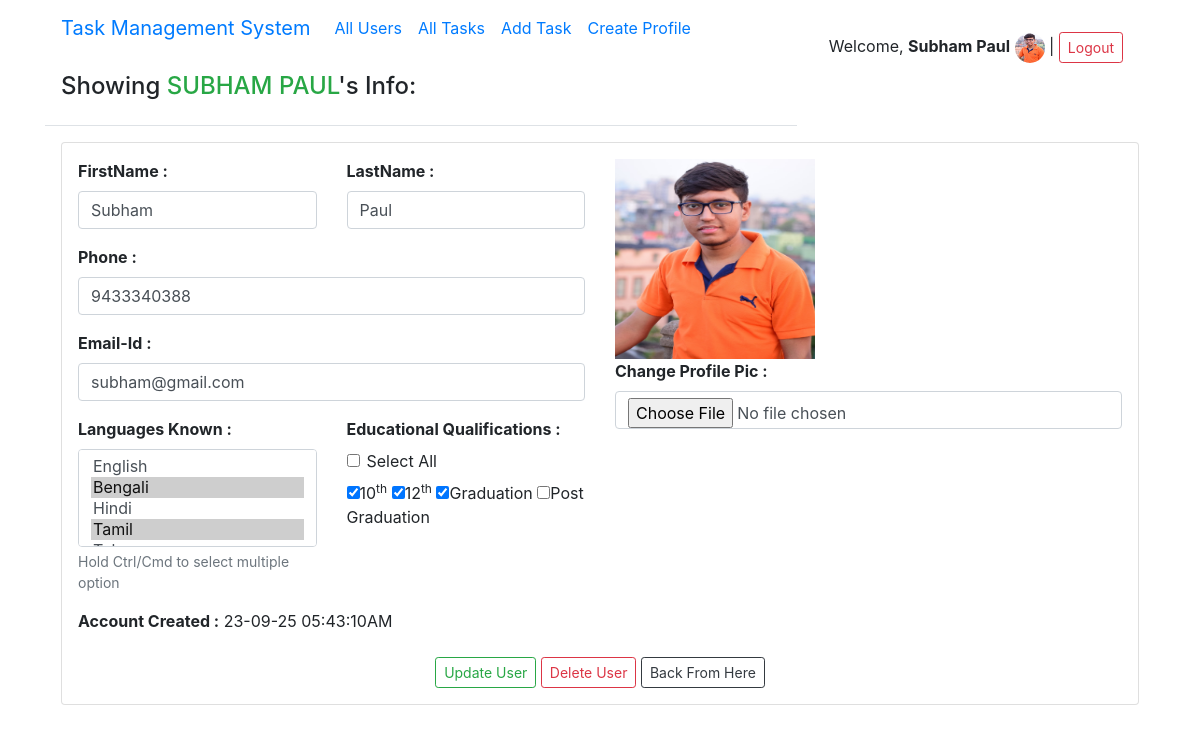
Screenshot of /view?uid=user-9486-1758606190 (signed in) with the database file from the repository.
### tables this page shows
CREATE TABLE `users` (
  `user_id` varchar(100) NOT NULL,
  `name` varchar(100) NOT NULL,
  `phone` varchar(20) NOT NULL,
  `email` varchar(100) NOT NULL,
  `pass1` varchar(255) NOT NULL,
  `educations` text NOT NULL,
  `languages` text NOT NULL,
  `profile_pic` varchar(255) NOT NULL,
  `role` varchar(10) NOT NULL DEFAULT 'regular',
  `created` timestamp NOT NULL DEFAULT current_timestamp()
);

### view.php (the view, shortened to what this page needs)
<!DOCTYPE html>
<html lang="en">
<head>
</head>
<body>
  <?php
  include_once("./assets/plugins.php");
  ?>
  <div class="container">
    <?php
      include_once("navbar.php");
  include_once("auth.php");
    $userId = !(empty($_GET['uid'])) ? $_GET['uid'] : null;
    if ($userId) {
      $con = new MYSQLi(HOST, USER, PASS, DB);
      if ($con->connect_error) die($con->connect_error);
      else {
        $SQL = "select * from users where user_id=?";
        $stmt = $con->prepare($SQL);
        $stmt->bind_param("s", $userId);
        $stmt->execute();
        $resultSet = $stmt->get_result();
        if ($rows = $resultSet->fetch_assoc()) {
          $nameArr = explode(" ", $rows['name']);
    ?>
          <header class="modal-header">
              <h4>Showing <span class="text-success"> <?php echo strtoupper($rows['name']); ?></span>'s Info:</h4>
          </header>
          <div class="card p-3 m-3">
            <form method="POST" enctype="multipart/form-data" action="update">
              <div class="row">
                <div class="col">
                  <div class="form-group">
                  <div class="row">
                    <div class="col">
                      <label for="editFname" class="font-weight-bold">FirstName :</label>
                      <input type="text" name="editFname" value="<?php echo $nameArr[0]; ?>" class="form-control">
                    </div>
                    <div class="col">
                      <label for="editLname" class="font-weight-bold">LastName :</label>
                      <input type="text" name="editLname" value="<?php echo $nameArr[1]; ?>" class="form-control">
                    </div>
                  </div>
                  </div>
                  <div class="form-group">
                    <label for="editPhone" class="font-weight-bold">Phone :</label>
                    <input type="number" name="editPhone" value="<?php echo $rows['phone']; ?>" class="form-control">
                  </div>
                  <div class="form-group">
                    <label for="editEmail" class="font-weight-bold">Email-Id :</label>
                    <input type="text" name="editEmail" value="<?php echo $rows['email']; ?>" class="form-control">
                  </div>
                  <div class="form-group">
                    <div class="row">
                      <div class="col">
                        <?php $languages = explode(",", $rows['languages']);
                        ?>
                        <label for="lang" class="font-weight-bold">Languages Known :</label>
                        <select multiple name="lang[]" class="form-control" required>
                          <option <?php if (in_array("English", $languages)) { echo "selected"; } ?>>English</option>
                          <option <?php if (in_array("Bengali", $languages)) { echo "selected"; } ?>>Bengali</option>
                          <option <?php if (in_array("Hindi", $languages)) { echo "selected"; } ?>>Hindi</option>
                          <option <?php if (in_array("Tamil", $languages)) { echo "selected"; } ?>>Tamil</option>
                          <option <?php if (in_array("Telegu", $languages)) { echo "selected"; } ?>>Telegu</option>
                        </select>
                        <small class="form-text text-muted">Hold Ctrl/Cmd to select multiple option</small>
                      </div>
                      <div class="col">
                        <?php $educations = explode(",", $rows['educations']);
                        ?>
                        <div class="form-group">
                          <label for="ch" class="font-weight-bold">Educational Qualifications :</label>
                          <div class="form-check">
                            <input type="checkbox" class="form-check-input" onchange="checkAll(this)" name="ch_all" id="ch_all">
                            <label for="ch_all">Select All</label>
                          </div>
                          <input type="checkbox" name="ch[]" id="ch1" value="10th"
                          <?php if (in_array("10th", $educations)) { echo "checked"; } ?>>10<sup>th</sup>
                          <input type="checkbox" name="ch[]" id="ch2" value="12th"
                          <?php if (in_array("12th", $educations)) { echo "checked"; } ?>>12<sup>th</sup>
                          <input type="checkbox" name="ch[]" id="ch3" value="Graduation"
                          <?php if (in_array("Graduation", $educations)) { echo "checked"; } ?>>Graduation
                          <input type="checkbox" name="ch[]" id="ch4" value="Post-Graduation"
                          <?php if (in_array("Post-Graduation", $educations)) { echo "checked"; } ?>>Post Graduation
                        </div>
                      </div>
                    </div>
                  </div>
                  <div class="form-group">
                    <label for="" class="font-weight-bold">Account Created : </label>
                    <?php echo date("d-m-y h:i:sA", strtotime($rows['created'])); ?>
                  </div>
                </div>
                <div class="col">
                  <img id="img01" src="<?php echo $rows['profile_pic']; ?>" height="200px" width="200px"
                  alt="User Image" title="<?php echo $rows['name']; ?>'s Pic">
                  <div class="form-group">
                    <label for="editAvatar" class="font-weight-bold">Change Profile Pic : </label>
                    <input type="file" name="editAvatar" id="editAvatar" class="form-control" onchange="loadImage(event)">
                  </div>
                </div>
              </div>
              <div class="from-group" align="center">
                <button class="btn btn-sm btn-outline-success">Update User</button>
                <a onclick="return confirm('Do You want to Delete This Record ?');" href="delete?uid=<?php echo $rows['user_id']; ?>"
                class="btn btn-sm btn-outline-danger">Delete User</a>
                <a class="btn btn-sm btn-outline-dark" href="index">Back From Here</a>
              </div>
            </form>
          </div>
    <?php
        }
      }
    }
    ?>
  </div>
</body>
</html>

### rows the page displays
users: name "SUBHAM PAUL", editFname "Subham", editLname "Paul", editPhone "9433340388", editEmail "subham@gmail.com", languages "English / Bengali ☑ / Hindi / Tamil ☑", educations "☑", created "23-09-25 05:43:10AM", profile_pic (picture)

### other values shown
$_SESSION['USER'] "Subham Paul"
